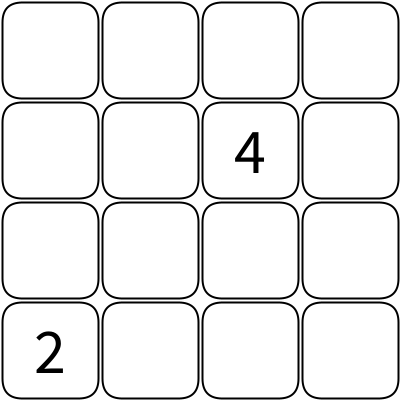
Frame 1 (no input)
Frame 60 (the mouse pressed at the canvas centre just before this capture): identical to frame 1, image omitted
Frame 120 (the mouse held since frame 60 and released just before this capture): identical to frame 1, image omitted

The Processing sketch that drew this single still picture (run headless with seeded random() and noise(); from frame 60 on, the mouse is pressed at the canvas centre):

// Processing sketch: new2048
// ── new2048.pde
int[][] grid = new int[4][4];

boolean isGameOver() {
  for (int i = 0; i < 4; i++) {
    for (int j = 0; j < 4; j++) {
      if (grid[i][j] == 0) {
        return false;
      }
      if (i != 3 && grid[i][j] == grid[i + 1][j]) {
        return false;
      }
      if (j != 3 && grid[i][j] == grid[i][j + 1]) {
        return false;
      }
    }
  }
  return true;
}

boolean got2048(){
  for (int i = 0; i < 4; i++) {
    for (int j = 0; j < 4; j++) {
      if (grid[i][j] == 2048) {
        return true;
      }
    }
  }
  return false;
}

int[][] blankGrid() {
    int[][] a = {
    {0, 0, 0, 0},
    {0, 0, 0, 0},
    {0, 0, 0, 0},
    {0, 0, 0, 0}
  };
  return a;
}

void setup() {
  size(400, 400);
  grid = blankGrid();
  addNumber(2);
}

void addNumber(int num) {
  int startingspots = 0;
  while(startingspots < num){
    int x = (int)random(4);
    int y = (int)random(4);
    if(grid[x][y] == 0)
    {
      float r = random(1);
      grid[x][y] = r > 0.5 ? 4 : 2;
      startingspots++;
    }
    
  }
  
}

boolean compare(int[][] a, int[][] b) {
  for (int i = 0; i < 4; i++) {
    for (int j = 0; j < 4; j++) {
      if ( a[i][j] != b[i][j]) {
        return true;
      }
    }
  }
  return false;
}

int[][] copyGrid(int[][] grid) {
  int[][] extra = blankGrid();
  for (int i = 0; i < 4; i++) {
    for (int j = 0; j < 4; j++) {
      extra[i][j] = grid[i][j];
    }
  }
  return extra;


}

void reverse(int arr[], int start, int end)
{
   int temp;
   if (start >= end)
     return;
   temp = arr[start];   
   arr[start] = arr[end];
   arr[end] = temp;
   reverse(arr, start+1, end-1);
   
} 

int[][] flipGrid(int[][] grid) {
  for (int i = 0; i < 4; i++) {
    reverse(grid[i],0,3);
}
  return grid;
}

int[][] rotateGrid(int grid[][]) {
  int[][] newGrid = blankGrid();
  for (int i = 0; i < 4; i++) {
    for (int j = 0; j < 4; j++) {
      newGrid[i][j] = grid[j][i];
    }
  }
  return newGrid;
}
// One "move"
void keyPressed() {
  boolean flipped = false;
  boolean rotated = false;
  boolean played = true;
  
  if (keyCode == DOWN) {
    
  } else if (keyCode == UP) {
    grid = flipGrid(grid);
    flipped = true;
  } else if (keyCode == RIGHT) {
    grid = rotateGrid(grid);
    rotated = true;
  } else if (keyCode == LEFT) {
    grid = rotateGrid(grid);
    grid = flipGrid(grid);
    rotated = true;
    flipped = true;
  } else {
    played = false;
  }


  if (played) {
    int[][] past = copyGrid(grid);
    for (int i = 0; i < 4; i++) {
      grid[i] = operate(grid[i]);
    }
    boolean changed = compare(past, grid);

    if (flipped) {
      grid = flipGrid(grid);
    }
    if (rotated) {
      grid = rotateGrid(grid);
      grid = rotateGrid(grid);
      grid = rotateGrid(grid);
    }

    if (changed) {
      addNumber(1);
    }
    

    boolean gameover = isGameOver();
    boolean wingame = got2048();
    if (gameover) {
      print("GAME OVER");
    }
    
    if(wingame) {
      print("You have reached 2048!!!");
    }
  }


}

int[] operate(int[] row) {
  row = slide(row);
  row = combine(row);
  row = slide(row);
  return row;
}


void draw() {
  background(255);
  drawGrid();
}

int[] slide(int[] row) {
  int[] arr = new int[4];
  int index=3;
  for(int i = 3 ; i >= 0 ;i--)
  {
    if(row[i] != 0)
    {
      arr[index] = row[i];
      index--;
    }
  }
  
  return arr;
}


int[] combine(int[] row) {
  for (int i = 3; i >= 1; i--) {
    int a = row[i];
    int b = row[i - 1];
    if (a == b) {
      row[i] = a + b;
      //score += row[i];
      row[i - 1] = 0;
    }
  }
  return row;
}

void drawGrid() {
  int w = 100;
  
  for (int i = 0; i < 4; i++) {
    for (int j = 0; j < 4; j++) {
      noFill();
      strokeWeight(2);
      stroke(0);
      rect(i * w + 2, j * w + 2, w - 4, w -4, 20);
      int val = grid[i][j];
      if (grid[i][j] != 0) {
        textAlign(CENTER,CENTER);
        String s = "" + val;
        int len = s.length() - 1;
        int[] sizes = {64, 64, 32, 16};
        fill(0);
        noStroke();
        textSize(sizes[len]);
        text(val, i * w + w / 2, j * w + w / 2);
      }
    }
  }
  
}
